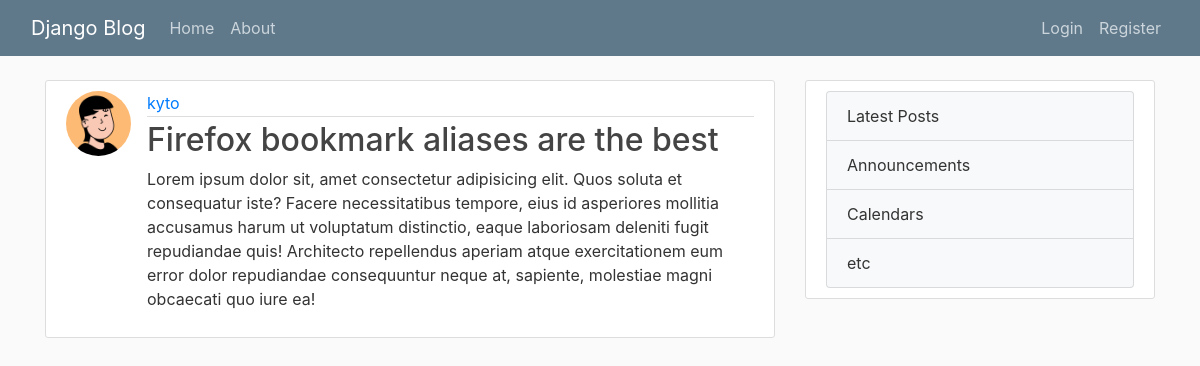
The page /post/29/ on the database its author committed.
### blog_app/models.py (models this page shows, shortened)
class Post(models.Model):
    title = models.CharField(max_length=100)
    content = models.TextField()
    date_posted = models.DateTimeField(default=timezone.now)
    author = models.ForeignKey(User, on_delete=models.CASCADE)

### users_app/models.py (models this page shows, shortened)
class Profile(models.Model):
    user = models.OneToOneField(User, on_delete=models.CASCADE)
    image = models.ImageField(default='default.png', upload_to='profile_pics')

### blog_app/views.py (the view)
# urls.py: path('post/<int:pk>/', PostDetailView.as_view(), name='post-detail'),
class PostDetailView(DetailView):
  model = Post

### blog_app/templates/blog_app/post_detail.html (shortened to what this page needs)
{% extends 'blog_app/base.html' %}
{% block content %}
  <article class="media content-section">
    <img class="rounded-circle article-img" src="{{ object.author.profile.image.url }}">
    <div class="media-body">
      <div class="article-metadata">
        <a class="me-2" href="{% url 'user-posts' object.author.username %}">{{ object.author }}</a>
      </div>
      <h2 class="article-title">{{ object.title }}</h2>
      <p class="article-content">{{ object.content }}</p>
    </div>
  </article>
{% endblock content %}

### blog_app/static/blog_app/main.css (style rules this page uses)
:root { --steel-color: #5f788a; --light-color: #cbd5db; --dark-color: #333333; --gray-color: #444444; --white-color: #ffffff; --bg-color: #fafafa; --border-color: #dddddd; --link-color: #428bca; }
body { background: var(--bg-color); color: var(--dark-color); margin-top: 5rem; }
h1, h2, h3, h4, h5, h6 { color: var(--gray-color); }
.content-section { background: var(--white-color); padding: 10px 20px; border: 1px solid var(--border-color); border-radius: 3px; margin-bottom: 20px; }
.article-title { color: var(--gray-color); }
.article-content { white-space: pre-line; }
.article-img { height: 65px; width: 65px; margin-right: 16px; }
.article-metadata { padding-bottom: 1px; margin-bottom: 4px; border-bottom: 1px solid var(--border-color); }

### rows shown on the page
Post: author.profile.image (picture), author "kyto", title "Firefox bookmark aliases are the best", content "Lorem ipsum dolor sit, amet consectetur adipisicing elit. Quos soluta et consequatur iste? Facere necessitatibus tempore, eius id asperiores mollitia accusamus harum ut voluptatum distinctio, eaque laboriosam deleniti fugit repudiandae quis! Architecto repellendus aperiam atque exercitationem eum error dolor repudiandae consequuntur neque at, sapiente, molestiae magni obcaecati quo iure ea!"
